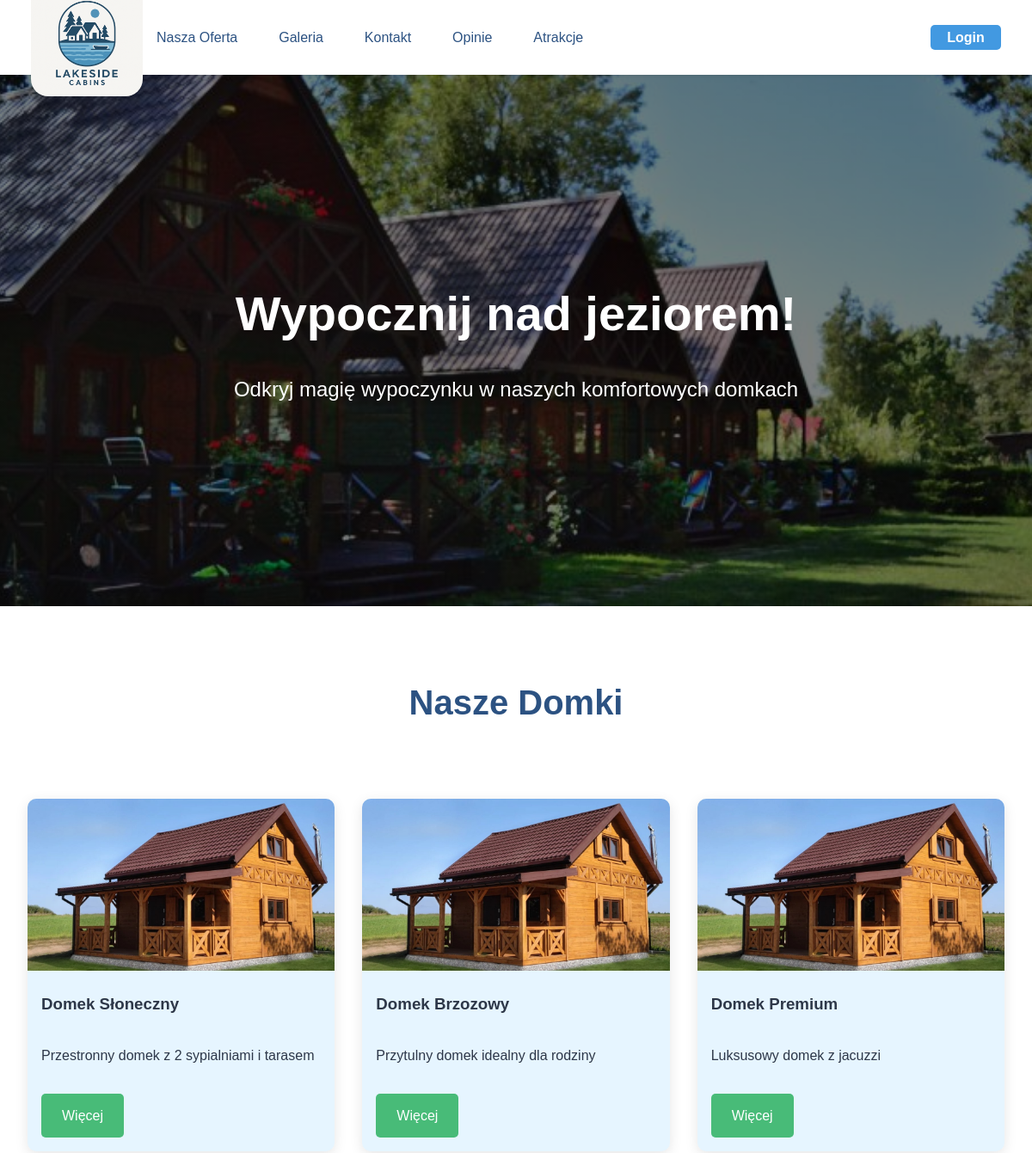
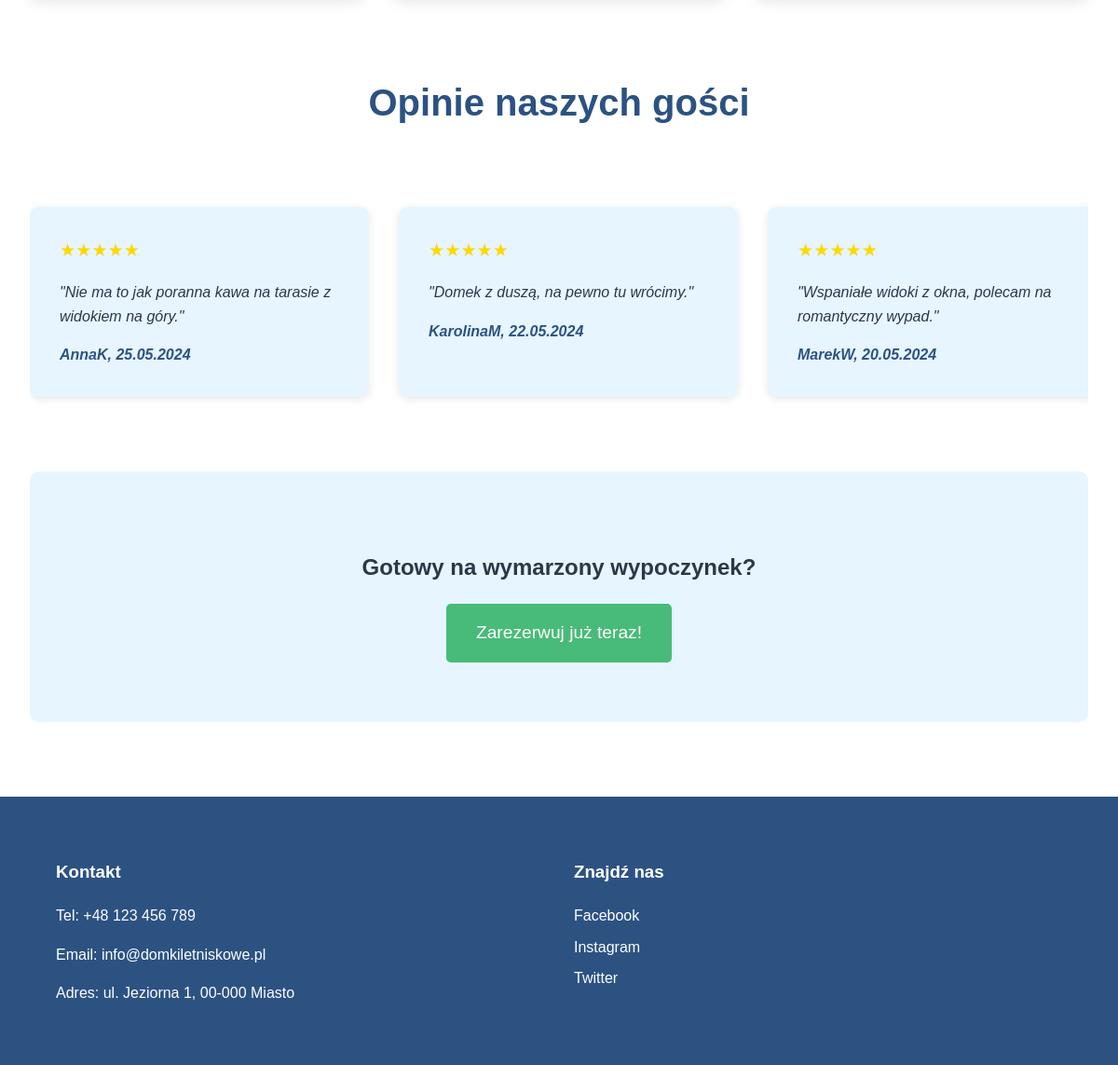
The page / on the database its author committed (2 pictures, top to bottom).
### tables this page shows
CREATE TABLE `opinions` (
  `id` int(11) NOT NULL,
  `user_id` int(11) NOT NULL,
  `content` text NOT NULL,
  `rating` int(11) DEFAULT NULL CHECK (`rating` between 1 and 5),
  `created_at` datetime NOT NULL DEFAULT current_timestamp()
);

CREATE TABLE `users` (
  `id` int(11) NOT NULL,
  `username` varchar(50) NOT NULL,
  `email` varchar(100) NOT NULL,
  `password` varchar(255) NOT NULL,
  `role` enum('admin','client') DEFAULT 'client'
);

### index.php (the view, shortened to what this page needs)
<?php
$opinie = [];
$host = 'localhost';
$user = 'root';
$pass = '';
$db   = 'domki_letniskowe';
$conn = mysqli_connect($host, $user, $pass, $db);
if ($conn) {
    $sql = "SELECT o.content, o.rating, u.username, o.created_at
            FROM opinions o
            JOIN users u ON o.user_id = u.id
            ORDER BY o.id DESC
            LIMIT 3";
    $result = mysqli_query($conn, $sql);
    if ($result) {
        while ($row = mysqli_fetch_assoc($result)) {
            $opinie[] = $row;
        }
    }
}
?>
<!DOCTYPE html>
<html lang="pl">
<head>
    <link rel="stylesheet" href="css/style.css">
</head>
<body>
    <header>
        <a href="index.php"><img src="assets/logo.png" alt="Logo Domki Letniskowe" class="logo"></a>
        <nav>
            <ul>
                <li><a href="oferta.php">Nasza Oferta</a></li>
                <li><a href="galeria.php">Galeria</a></li>
                <li><a href="kontakt.php">Kontakt</a></li>
                <li><a href="opinie.php">Opinie</a></li>
                <li><a href="atrakcje.php">Atrakcje</a></li>
                <?php if(isset($_SESSION['user_id']) && isset($_SESSION['user_email'])): ?>
                <li><a href="admin.php">Panel użytkownika</a></li>
                <li class="login-btn" style="color:var(--primary-color); font-weight:bold; background:none;">
                    Witaj, <?= htmlspecialchars($_SESSION['user_name']) ?>
                </li>
                <li class="login-btn"><a href="logout.php">Wyloguj</a></li>
                <?php else: ?>
                <li class="login-btn"><a href="login.php">Login</a></li>
                <?php endif; ?>
            </ul>
        </nav>
    </header>
    <section class="hero">
        <div class="hero-content">
            <h1>Wypocznij nad jeziorem!</h1>
            <p>Odkryj magię wypoczynku w naszych komfortowych domkach</p>
        </div>
    </section>
    <main>
        <section class="oferta-skrot">
            <h2>Nasze Domki</h2>
            <div class="domki-container">
                <div class="domek-karta">
                    <img src="assets/sloneczny/domek1.jpg" alt="Domek Słoneczny">
                    <h3>Domek Słoneczny</h3>
                    <p>Przestronny domek z 2 sypialniami i tarasem</p>
                    <a href="oferta.php#domek1" class="btn-wiecej">Więcej</a>
                </div>
                <div class="domek-karta">
                    <img src="assets/brzozowy/domek1.jpg" alt="Domek Brzozowy">
                    <h3>Domek Brzozowy</h3>
                    <p>Przytulny domek idealny dla rodziny</p>
                    <a href="oferta.php#domek2" class="btn-wiecej">Więcej</a>
                </div>
                <div class="domek-karta">
                    <img src="assets/premium/domek1.jpg" alt="Domek Premium">
                    <h3>Domek Premium</h3>
                    <p>Luksusowy domek z jacuzzi</p>
                    <a href="oferta.php#domek3" class="btn-wiecej">Więcej</a>
                </div>
            </div>
        </section>
        <section class="opinie" id="opinie-slider">
            <h2>Opinie naszych gości</h2>
            <div class="opinie-container">
                <?php foreach($opinie as $opinia): ?>
                <div class="opinia">
                    <div class="gwiazdki" style="color:gold;font-size:1.2rem;">
                        <?php
                        $rating = (int)$opinia['rating'];
                        for ($i = 1; $i <= 5; $i++) {
                            echo $i <= $rating ? '★' : '☆';
                        }
                        ?>
                    </div>
                    <p>"<?= htmlspecialchars($opinia['content']) ?>"</p>
                    <cite><?= htmlspecialchars($opinia['username']) ?>, <?= date('d.m.Y', strtotime($opinia['created_at'])) ?></cite>
                </div>
                <?php endforeach; ?>
            </div>
        </section>
        <section class="cta">
            <h2>Gotowy na wymarzony wypoczynek?</h2>
            <a href="rezerwacja.php" class="btn-rezerwuj">Zarezerwuj już teraz!</a>
        </section>
    </main>
    <footer>
        <div class="footer-content">
            <div class="kontakt">
                <h3>Kontakt</h3>
                <p>Tel: +48 123 456 789</p>
                <p>Email: info@domkiletniskowe.pl</p>
                <p>Adres: ul. Jeziorna 1, 00-000 Miasto</p>
            </div>
            <div class="social-media">
                <h3>Znajdź nas</h3>
                <a href="#" class="social-link">Facebook</a>
                <a href="#" class="social-link">Instagram</a>
                <a href="#" class="social-link">Twitter</a>
            </div>
        </div>
    </footer>
</body>
</html>

### css/style.css (style rules this page uses)
:root { --primary-color: #2c5282; --secondary-color: #4299e1; --accent-color: #48bb78; --text-color: #2d3748; --light-bg: #e6f5ff; }
body { margin: 0; font-family: 'Arial', sans-serif; color: var(--text-color); line-height: 1.6; }
header { background: white; box-shadow: 0 1px 5px rgba(0,0,0,0.1); padding: 0.7rem 3%; position: fixed; width: 94%; top: 0; z-index: 1000; display: flex; align-items: center; justify-content: space-between; height: 65px; }
.logo { width: 130px; height: auto; }
nav { flex: 1; }
nav ul { display: flex; list-style: none; gap: 1rem; justify-content: flex-end; padding: 0; margin: 0; }
nav a { text-decoration: none; color: var(--primary-color); font-weight: 500; font-size: 1rem; padding: 0.4rem 1rem; border-radius: 3px; transition: all 0.3s ease; }
.hero { height: 80vh; background: linear-gradient(rgba(0,0,0,0.5), rgba(0,0,0,0.5)), url('../assets/hero-bg.jpg'); background-size: cover; background-position: center; display: flex; align-items: center; justify-content: center; text-align: center; color: white; margin-top: 65px; }
.hero-content { padding: 2rem; }
.hero h1 { font-size: 3.5rem; margin-bottom: 1rem; }
.hero p { font-size: 1.5rem; }
main { max-width: 1200px; margin: 0 auto; padding: 2rem; }
.oferta-skrot h2, .opinie h2 { text-align: center; font-size: 2.5rem; margin: 3rem 0; color: var(--primary-color); }
.domki-container { display: grid; grid-template-columns: repeat(auto-fit, minmax(300px, 1fr)); gap: 2rem; padding: 2rem 0; }
.domek-karta { background: var(--light-bg); border-radius: 10px; overflow: hidden; box-shadow: 0 4px 15px rgba(0,0,0,0.1); transition: transform 0.3s ease; }
.domek-karta img { width: 100%; height: 200px; object-fit: cover; }
.domek-karta h3, .domek-karta p { padding: 1rem; margin: 0; }
.btn-wiecej { display: inline-block; padding: 0.8rem 1.5rem; background: var(--accent-color); color: white; text-decoration: none; margin: 1rem; border-radius: 5px; transition: background 0.3s ease; }
.opinie-container { display: flex; gap: 2rem; overflow-x: auto; padding: 2rem 0; }
.opinia { background: var(--light-bg); padding: 2rem; border-radius: 10px; min-width: 300px; box-shadow: 0 2px 10px rgba(0,0,0,0.1); }
.opinia p { font-style: italic; margin-bottom: 1rem; }
.opinia cite { color: var(--primary-color); font-weight: bold; }
.cta { text-align: center; padding: 4rem 0; background: var(--light-bg); margin: 3rem 0; border-radius: 10px; }
.btn-rezerwuj { display: inline-block; padding: 1rem 2rem; background: var(--accent-color); color: white; text-decoration: none; font-size: 1.2rem; border-radius: 5px; transition: all 0.3s ease; }
footer { background: var(--primary-color); color: white; padding: 3rem 5%; }
.footer-content { max-width: 1200px; margin: 0 auto; display: grid; grid-template-columns: repeat(auto-fit, minmax(250px, 1fr)); gap: 2rem; }
.social-link { display: block; color: white; text-decoration: none; margin: 0.5rem 0; transition: color 0.3s ease; }
.logo { padding-top: 15px; border-radius: 20px; }
.login-btn { margin-left: auto; }
.login-btn a { background: var(--secondary-color); color: #fff !important; font-weight: bold; border-radius: 5px; padding: 0.4rem 1.2rem; transition: background 0.3s; }

### rows shown on the page
opinions: content "Nie ma to jak poranna kawa na tarasie z widokiem na góry.", user.username "AnnaK", created_at "25.05.2024"
opinions: content "Domek z duszą, na pewno tu wrócimy.", user.username "KarolinaM", created_at "22.05.2024"
opinions: content "Wspaniałe widoki z okna, polecam na romantyczny wypad.", user.username "MarekW", created_at "20.05.2024"
